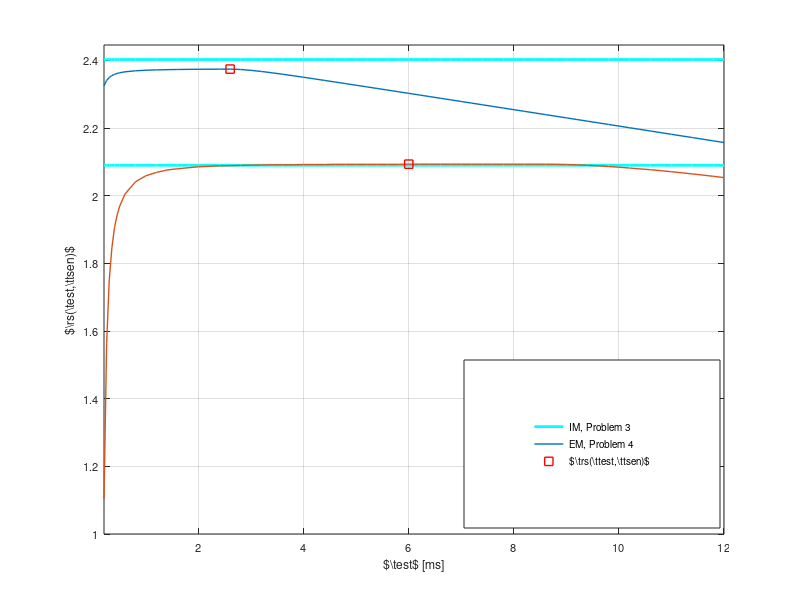

Write MATLAB code to recreate this figure. (Note: this script raises an error after producing the figure.)
%%%%%%%%%%%%%%%%%%%%%%%%%%%%%%%%%%%%%%%%%%%%%%%%%%%%%%%%%%%%%%%%%%%%%%%%%%%
%                                                      
%
%                                
%        Description: This m-file considers the Throughput-Sesning time 
%        tradeoff with SNR estimation for the fading channel. In this m-script  
%        the long term analysis is investigted that is, considering invidual 
%        frame. Hence, the SNR is considered constant for the time interval 
%        (tau_est + tau_sen). 
%
%        Clearly the recieved power is distributed according to non central
%        chi-2 distribution, which can be approximated as Gaussian 
%        distribution for large sample count (This again needs an analysis, 
%        on how good is the approximation is?)
%        
%        The simulation is performed to show the following:
%        1) Analyse the throughput vs sensing for different cases 
%           - Ideal case, when SNR is known at the ST (i)
%           - Outage Constraint   
%        2) Confirm the theoretical analysis vs simulation results
%
%        Created on: 22.01.16
%        Last modified: 22.01.16
%        Revision History: 22.01.16 --> File generated   
%  
%%%%%%%%%%%%%%%%%%%%%%%%%%%%%%%%%%%%%%%%%%%%%%%%%%%%%%%%%%%%%%%%%%%%%%%%%%%

clear all;
close all;
clc;
%warning off;


                                                                                % Enable( = 1) to perform simulation, theoretical analysis
th = 00;                                                                        % disable ( = 0) to plot curves, data is read from a file
                                                                                % Theoretical anaylsis is also included of simulation as
                                                                                % numerical integration is involved
%%%%%%%%%%%%%%%%%%%%%%%%%%%%%%%%%%%%%%%%%%%%%%%%%%%%%%%%%%%%%%%%%%%%%%%%%%%
%   Parameters
%%%%%%%%%%%%%%%%%%%%%%%%%%%%%%%%%%%%%%%%%%%%%%%%%%%%%%%%%%%%%%%%%%%%%%%%%%%
P_s = 10^(-10/10);                                                              % Power transmitted by ST, the SNR received at SR 
P_p = 10^(-00/10);                                                              % Power transmitted by PT, the SNR received at SR 
                                                                                % varried using this parameter
noise_power = 10^(-100/10);                                                     % noise power -100 dBm
f_s = 1e6;                                                                      % 1 MHz one band
K = 0.1 * f_s;                                                                  % K = Total number of samples in a frame = T * f_s, T = 100 ms WRAN standard
g_p1_true = 10^(-100/10);                                                       % True Path loss between ST and PR   
g_p2_true = 10^(-100/10);                                                       % True Path loss between PR and SR   
g_s_true = 10^(-080/10);                                                        % True Path loss between ST and SR 
P_H0 = 0.8;                                                                     % Probability of Hypothesis 0
P_d_d = 0.90;                                                                   % Constraint on Probability of detection P_d
mu = 0.05;                                                                      % Outage Probability on probability of detection
m_s = [500];                                                      % Nakagam-m parameter
m_p2 = [500];                                                     % Nakagam-m parameter
N_s = 1;                                                                        % Number of Pilot Symobols 
est_er = noise_power/N_s;                                                       % Variance of the Estimation error for h_s 

num_test_points = 10000;                                                        % Test points for evaluating threshold 

    
%%%%%%%%%%%%%%%%%%%%%%%%%%%%%%%%%%%%%%%%%%%%%%%%%%%%%%%%%%%%%%%%%%%%%%%%%%%
%   Theoretical analysis
%%%%%%%%%%%%%%%%%%%%%%%%%%%%%%%%%%%%%%%%%%%%%%%%%%%%%%%%%%%%%%%%%%%%%%%%%%%
if th
   %% Theoretical parameters
    % m  = [0.5 0.8]
    %N_est_th = [15000:400:35000];                                                 % N_est_th = number of samples used for estimation = tau * f_s 
    %N_sen_th = [2000:300:35000];                                                 % N = includes the time in samples, for the ideal3case their is no
    
    % m  = [1 1.5]
    %N_est_th = [100:50:500,600:200:12000];                                      % N_est_th = number of samples used for estimation = tau * f_s 
    %N_sen_th = [100:100:25000];                                                 % N = includes the time in samples, for the ideal3case their is no
    
    %m = [2 3]
    %N_est_th = [10:10:50,60:30:2500];                                           % N_est_th = number of samples used for estimation = tau * f_s 
    %N_sen_th = [10:10:2600];                                                    % N = includes the time in samples, for the ideal case their is no
    
    %m = [4 5 10 50 100]
    N_est_th = [10:10:50,60:20:600];                                            % N_est_th = number of samples used for estimation = tau * f_s 
    N_sen_th = [10:5:600];                                                      % N = includes the time in samples, for the ideal case their is no
    
    % estimation time hence sensing time = N_th and the throughput will 
                                                                                % attain a nonzero value. For the accurate, the energy walls sensing 
                                                                                % time begin after the estimation of the rcvd energy is performed.
                                                                                % N_sen = N_th - N_est
    P_f_id_th = zeros(length(m_p2),length(N_est_th),length(N_sen_th));          % Probability of false alarm ideal case
    P_f_oc_th = zeros(length(m_p2),length(N_est_th),length(N_sen_th));          % Probability of false alarm outage case

    P_d_id_th = zeros(length(m_p2),length(N_est_th),length(N_sen_th));          % Probability of detection at ST ideal case
    P_d_oc_th = zeros(length(m_p2),length(N_est_th),length(N_sen_th));          % Probability of detection at ST outage case
    
    
    R_id_th = zeros(length(m_p2),length(N_est_th),length(N_sen_th));            % Throughput at SR ideal case
    R_oc_th = zeros(length(m_p2),length(N_est_th),length(N_sen_th));            % Throughput at SR outage case

    P_f_id_opt_th = zeros(length(m_p2),length(N_est_th));                       % Probability of false alarm ideal case @ Opt sen time
    P_f_oc_opt_th = zeros(length(m_p2),length(N_est_th));                       % Probability of false alarm outage case @ Opt sen time

    P_d_id_opt_th = zeros(length(m_p2),length(N_est_th));                       % Probability of detection at ST ideal case @ Opt sen time
    P_d_oc_opt_th = zeros(length(m_p2),length(N_est_th));                       % Probability of detection at ST outage case @ Opt sen time
    
    
    R_id_opt_th = zeros(length(m_p2), length(N_est_th));                        % Throughput at SR ideal case @ Opt sen time
    R_oc_opt_th = zeros(length(m_p2), length(N_est_th));                        % Throughput at SR outage case @ Opt sen time

    N_id_opt_th = zeros(length(m_p2), length(N_est_th));                        % Sensing time at SR ideal case @ Opt sen time
    N_oc_opt_th = zeros(length(m_p2), length(N_est_th));                        % Sensing time at SR outage case @ Opt sen time
    
    for i=1:length(m_p2) 
        disp(strcat('mp2 = ',num2str(m_p2(i)))); 
        
       %% Expected Rate
        func_C0 = @(t) log2(1 + t * g_s_true * P_s / noise_power) .*...
            1/gamma(m_s(i)) * m_s(i)^(m_s(i)) .* t.^(m_s(i) - 1) .* exp(-m_s(i) * t);
        func_C1 = @(t, u) log2(1 + t * g_s_true * P_s ./ (P_p * u * g_p2_true + noise_power)) .*...
            1/gamma(m_s(i)) * m_s(i)^(m_s(i)) .* t.^(m_s(i) - 1) .* exp(-m_s(i) * t) .*...
            1/gamma(m_p2(i)) * m_p2(i)^(m_p2(i)) .* u.^(m_p2(i) - 1) .* exp(-m_p2(i) * u);
        C_0_id_th = integral(func_C0, 0, 100);
        C_1_id_th = integral2(func_C1, 0, 100, 0, 100);
        
        for j=1:length(N_est_th)
            disp(strcat('N_est_th = ',num2str(N_est_th(j))));   
            [C_0_oc_th, C_1_oc_th] = calc_capacities_fad(P_p, P_s, g_p2_true, g_s_true,...
            noise_power, noise_power/N_s, N_est_th(j), N_s, m_p2(i), m_s(i));
            parfor k=1:length(N_sen_th)
                %disp(strcat('N_sen_th = ',num2str(N_sen_th(k))));     
                M = 1e2;                                                                % Number of realizations 
                epsilon_id_th = 0;
                epsilon_oc_th = 0;    
                P_rcvd_sim = zeros(1, M);

                if 1 %% This part is executed only once since ideal case is insensitive to 
                    %% Determining the performance meteric R for all the different cases
                    %% Ideal         
                    %% Threshold  
                     if 1       % 1) Determining threshold by considering the outage constraint on the P_d
                        epsilon_id_th = (2/(N_sen_th(k))*(P_p * g_p1_true * gammaincinv(1 - mu, m_p2(i), 'upper')/m_p2(i)  +...
                        noise_power) * gammaincinv(P_d_d, N_sen_th(k)/2, 'upper')); 

                     %% Probability of detection
                        func_exp_P_d = @(t) gammainc(N_sen_th(k) * epsilon_id_th./...
                            (2 *( t *g_p1_true + noise_power)), N_sen_th(k)/2, 'upper') .*...
                            1/gamma(m_p2(i)) * m_p2(i)^(m_p2(i)) .* t.^(m_p2(i) - 1) .* exp(-m_p2(i) * t);
                        P_d_id_th(i,j,k) = integral(func_exp_P_d, 0, 100);

                     else       % 2) Conventional way: Determining threshold for a certain value of P_d = P_d_d      
                         g_p1_sim = random('gam',m_p2(i), g_p2_true/m_p2(i), 1, M);                       % Power gain for the channel g_p2 (including path loss)
                         for l=1:M
                            P_rcvd_sim(l) = mean(random('norm',...
                                random('norm',0, sqrt(P_p * g_p1_sim(l)), 1, N_sen_th(k)),...
                                sqrt(noise_power), 1, N_sen_th(k)).^2);
                         end
                         test_points = linspace(min(P_rcvd_sim), max(P_rcvd_sim), num_test_points);
                         P_d_id = zeros(1,num_test_points);
                         for l=1:num_test_points
                            func_P_rcvd = @(t) gammainc(N_sen_th(k) * test_points(l)./...
                                (2 * (t * P_p * g_p2_true +  noise_power)), N_sen_th(k)/2, 'upper') .*...
                                1/gamma(m_p2(i)) * m_p2(i)^(m_p2(i)) .* t.^(m_p2(i) - 1) .* exp(- m_p2(i) * t);
                            P_d_id(l) = integral(func_P_rcvd, 0, 100);
                            if P_d_id(l) < P_d_d
                                epsilon_id_th = test_points(l);
                                P_d_id_th(i,j,k) = P_d_id(l);
                                break;
                            end
                         end
                    end 

                   %% Probability of false alarm 
                    P_f_id_th(i,j,k) = gammainc(N_sen_th(k) * epsilon_id_th/(2 * noise_power), N_sen_th(k)/2, 'upper');



                    R_id_th(i,j,k) = (K - N_sen_th(k))/K * (P_H0 * (1 -  P_f_id_th(i,j,k)) * C_0_id_th +...
                        (1 - P_H0) * (1 - P_d_id_th(i,j,k)) * C_1_id_th);                     
                end


                if N_sen_th(k) >= N_est_th(j)
                   N_sen_ni_th = N_sen_th(k);% - N_est_th;

                   %% Outage case
                    if 1
                      %% Threshold  
                        test_points = linspace(0.1 * epsilon_id_th, 1.5 * epsilon_id_th, num_test_points);
                        P_d_oc = zeros(1,num_test_points);
                        for l=1:num_test_points
                           func_P_d = @(t) gammainc(N_est_th(j) * N_sen_ni_th * test_points(l)./...
                               (4 * (P_p * g_p1_true * t + noise_power) * gammaincinv(P_d_d, N_sen_ni_th/2, 'upper')),...
                               N_est_th(j)/2, 'upper') .*...
                               1/gamma(m_p2(i)) * m_p2(i)^(m_p2(i)) .* t.^(m_p2(i) - 1) .* exp(- m_p2(i) * t); 
                           P_d_oc(l) = integral(func_P_d, 0, 100);
                           %P_d_oc(j) = gammainc(N_est_th * N_sen_ni_th * test_points(j)./...
                           %    (4 * (P_p * g_p1_true + noise_power) * gammaincinv(P_d_d, N_sen_ni_th/2, 'upper')),  N_est_th/2, 'upper') .*...
                           %    1; 

                            if P_d_oc(l) <= 1 - mu 
                                epsilon_oc_th = test_points(l);


                              %% Evaluate the intergral using the distribution function
                                if 1
                                    x_pts = linspace(0,1,10000);
                                    CDF_pts = zeros(1,length(x_pts));
                                    for l=1:length(x_pts)
                                        func_P_d = @(t) 1 - gammainc(N_est_th(j) * N_sen_ni_th * epsilon_oc_th./...
                                            (4 * (P_p * g_p1_true * t + noise_power) * gammaincinv(x_pts(l),...
                                            N_sen_ni_th/2, 'upper')),  N_est_th(j)/2, 'upper') .*...
                                            1/gamma(m_p2(i)) * m_p2(i)^(m_p2(i)) .* t.^(m_p2(i) - 1) .* exp(- m_p2(i) * t); 
                                        CDF_pts(l) = integral(func_P_d, 0, 100);
                                    end
                                    PDF_pts = diff(CDF_pts);
                                    P_d_oc_th(i,j,k) = sum(PDF_pts .* x_pts(2:end));
                                else

                                    func_P_d = @(u, t) u .* exp(gammaln(N_sen_ni_th/2) - gammaln(N_est_th/2) -... 
                                        epsilon_oc_th * N_est_th * N_sen_ni_th./ (4 * (t * P_p * g_p1_true + noise_power) .*...
                                        gammaincinv(u ,N_sen_ni_th/2,'upper')) + gammaincinv(u, N_sen_ni_th/2,'upper') +...
                                        N_est_th/2 * log(epsilon_oc_th * N_sen_ni_th * N_est_th./ (4 * (t * P_p * g_p1_true + noise_power) .*...
                                        gammaincinv(u, N_sen_ni_th/2,'upper'))) +...
                                        (N_sen_ni_th/2) * log(1./gammaincinv(u, N_sen_ni_th/2,'upper'))) .*...
                                        1/gamma(m_p2(i)) * m_p2(i)^(m_p2(i)) .* t.^(m_p2(i) - 1) .* exp(-m_p2(i) * t);
                                     P_d_oc_th(i,j,k) = integral2(func_P_d, 0, 1, 0, 100);
                                end
                                break;
                            end
                        end


                      %% Probability of false alarm and expected probability of dectection
                        P_f_oc_th(i,j,k) = gammainc(N_sen_ni_th * epsilon_oc_th/(2 * noise_power), N_sen_ni_th/2, 'upper');

                        R_oc_th(i,j,k) = (K - N_sen_th(k))/K * (P_H0 * (1 -  P_f_oc_th(i,j,k)) * C_0_oc_th +...
                        (1 - P_H0) * (1 - P_d_oc_th(i,j,k)) * C_1_oc_th);
                        %disp(strcat('epsilon_oc_th  = ',num2str(epsilon_oc_th))); 
                        %disp(strcat('R_oc_th(i,j,k)  = ',num2str(R_oc_th(i,j,k)))); 
                        %disp(strcat('P_d_oc_th(i,j,k)  = ',num2str(P_d_oc_th(i,j,k))));
                        %disp(strcat('P_f_oc_th(i,j,k)  = ',num2str(P_f_oc_th(i,j,k)))); 
                    end
                end
            end
            % The probability of detecttion and probability of false alarm at optimum sensing time
            % ideal model
            [temp_id index_id] = max(R_id_th(i,1,:));
            N_id_opt_th(i,j) = N_sen_th(index_id);
            R_id_opt_th(i,j) = R_id_th(i,1,index_id);
            P_f_id_opt_th(i,j) = P_f_id_th(i,1,index_id);
            P_d_id_opt_th(i,j) = P_d_id_th(i,1,index_id);

            % outage constraint case
            [temp_oc index_oc] = max(R_oc_th(i,j,:));
            N_oc_opt_th(i,j) = N_sen_th(index_oc);
            R_oc_opt_th(i,j) = R_oc_th(i,j,index_oc);
            P_f_oc_opt_th(i,j) = P_f_oc_th(i,j,index_oc);
            P_d_oc_opt_th(i,j) = P_d_oc_th(i,j,index_oc);
            
            disp(strcat('N_id_opt_th(i,j) = ',num2str(N_id_opt_th(i,j)))); 
            disp(strcat('N_oc_opt_th(i,j) = ',num2str(N_oc_opt_th(i,j)))); 
            disp(strcat('P_f_id_opt_th(i,j) = ',num2str(P_f_id_opt_th(i,j)))); 
            disp(strcat('P_f_oc_opt_th(i,j) = ',num2str(P_f_oc_opt_th(i,j))));
            disp(strcat('P_d_id_opt_th(i,j) = ',num2str(P_d_id_opt_th(i,j)))); 
            disp(strcat('P_d_oc_opt_th(i,j) = ',num2str(P_d_oc_opt_th(i,j)))); 
            disp(strcat('R_ic_opt_th(i,j) = ',num2str(R_id_opt_th(i,j)))); 
            disp(strcat('R_oc_opt_th(i,j) = ',num2str(R_oc_opt_th(i,j)))); 
            
            save('results_opt_thr_vs_est_time_sen_time_fading_m_500.mat');
        end
    end
    quit;
end

if 1
    %%%%%%%%%%%%%%%%%%%%%%%%%%%%%%%%%%%%%%%%%%%%%%%%%%%%%%%%%%%%%%%%%%%%%%%%%%%
    %   Plot curves theoretical analysis --  Optimum throughput vs est time    
    %%%%%%%%%%%%%%%%%%%%%%%%%%%%%%%%%%%%%%%%%%%%%%%%%%%%%%%%%%%%%%%%%%%%%%%%%%%
    load('results_opt_thr_vs_est_time_sen_time_fading.mat'); 
    Fontsize = 8;
    index = [3:1:length(N_est_th)];% [1,5:3:14,15:4:length(N_est_th)];
    figure(1);
        
    %% m = 1.5
    k = 1;
    [R_oc_opt_sen_opt_est_th index_opt] = max(R_oc_opt_th(k,:));
    N_oc_opt_sen_opt_est_th = N_est_th(index_opt);    
    h1 = plot(N_est_th(index) * 1e-3, R_id_opt_th(k, index), 'c', 'LineWidth',2);
    hold on,
    h2 = plot(N_est_th(index) * 1e-3, R_oc_opt_th(k, index), 'LineStyle', '-', 'LineWidth', 1);
    hold on,
    h3 = plot(N_oc_opt_sen_opt_est_th * 1e-3, R_oc_opt_sen_opt_est_th, 'rs', 'LineWidth',1, 'HandleVisibility','off');

    
    %% m = 1
    k = 2;
    [R_oc_opt_sen_opt_est_th index_opt] = max(R_oc_opt_th(k,:));
    N_oc_opt_sen_opt_est_th = N_est_th(index_opt);    
    hold on,
    plot(N_est_th(index) * 1e-3, R_id_opt_th(k, index), 'c', 'LineWidth',2);
    hold on,
    plot(N_est_th(index) * 1e-3, R_oc_opt_th(k, index), 'LineStyle', '-', 'LineWidth', 1);
    hold on,
    plot(N_oc_opt_sen_opt_est_th * 1e-3, R_oc_opt_sen_opt_est_th, 'rs', 'LineWidth',1, 'HandleVisibility','off');

    if 0
        figure(2);
        h1 = plot(N_sen_th * 1e-3, reshape(R_oc_th(1,17,:), 1, length(N_sen_th)), 'c', 'LineWidth',2);        
    end
    
    
    %%%%%%%%%%%%%%%%%%%%%%%%%%%%%%%%%%%%%%%%%%%%%%%%%%%%%%%%%%%%%%%%%%%%%%%%%%%
    %   Plot curves cosmetic makeover
    %%%%%%%%%%%%%%%%%%%%%%%%%%%%%%%%%%%%%%%%%%%%%%%%%%%%%%%%%%%%%%%%%%%%%%%%%%%

    grid on;
    axis([min(N_est_th(index)) * 1e-3 max(N_est_th(index)) * 1e-3 1  max(R_oc_opt_th(1, index)) * 1.03]);
    ylabel('$\rs(\test,\ttsen)$','FontSize',Fontsize);
    xlabel('$\test$ [ms]','FontSize',Fontsize);
    %hl = legend([h1 h2 h3 h5 h4],'$\rs$', '$\rsac$', '$\rsoc$', '$\ttsen$', 'Sim');
    hl = legend([h1 h2 h3],'IM, Problem 3', 'EM, Problem 4', '$\trs(\ttest,\ttsen)$');
    %set(hl, 'position',[0.725 0.12 0.15 0.31]);
    set(hl, 'position',[0.58 0.12 0.32 0.28]);
    set(gca,'FontSize',Fontsize);

    laprint(1, '../figures/fig_opt_thr_vs_est_time_fading', 'options', 'factory', 'width', 8, 'scalefonts',...
        'on', 'factor',0.5, 'keepfontprops', 'on');
end


if 1
    %%%%%%%%%%%%%%%%%%%%%%%%%%%%%%%%%%%%%%%%%%%%%%%%%%%%%%%%%%%%%%%%%%%%%%%%%%%
    %   Plot curves theoretical analysis --  Detection Probability vs est time    
    %%%%%%%%%%%%%%%%%%%%%%%%%%%%%%%%%%%%%%%%%%%%%%%%%%%%%%%%%%%%%%%%%%%%%%%%%%%
    load('results_opt_thr_vs_est_time_sen_time_fading.mat'); 
    Fontsize = 8;
    index = [3:1:length(N_est_th)];
    figure(2);

        
    %% m = 1.5
    k = 1;
    h1 = plot(N_est_th(index) * 1e-3, P_d_id_opt_th(k, index), 'c', 'LineWidth',2);
    hold on,
    h2 = plot(N_est_th(index) * 1e-3, P_d_oc_opt_th(k, index), 'LineStyle', '-', 'LineWidth', 1);

    
    %% m = 1
    k = 2;    
    hold on,
    plot(N_est_th(index) * 1e-3, P_d_id_opt_th(k, index), 'c', 'LineWidth',2);
    hold on,
    plot(N_est_th(index) * 1e-3, P_d_oc_opt_th(k, index), 'LineStyle', '-', 'LineWidth', 1);

    
    %%%%%%%%%%%%%%%%%%%%%%%%%%%%%%%%%%%%%%%%%%%%%%%%%%%%%%%%%%%%%%%%%%%%%%%%%%%
    %   Plot curves cosmetic makeover
    %%%%%%%%%%%%%%%%%%%%%%%%%%%%%%%%%%%%%%%%%%%%%%%%%%%%%%%%%%%%%%%%%%%%%%%%%%%

    grid on;
    axis([min(N_est_th(index)) * 1e-3 max(N_est_th(index)) * 1e-3 0.95 0.98]);
    ylabel('$\e{\epd, \phpo}{\epd}$','FontSize',Fontsize);
    xlabel('$\test$ [ms]','FontSize',Fontsize);
    %hl = legend([h1 h2 h3 h5 h4],'$\rs$', '$\rsac$', '$\rsoc$', '$\ttsen$', 'Sim');
    hl = legend([h1 h2],'IM, Problem 3', 'EM, Problem 4');
    %set(hl, 'position',[0.725 0.12 0.15 0.31]);
    set(hl, 'position',[0.58 0.72 0.32 0.2]);
    set(gca,'FontSize',Fontsize);
    set(gca, 'YTick', [0.95 0.96 0.97 0.98]);    
    laprint(2, '../figures/fig_P_d_vs_est_time_fading', 'options', 'factory', 'width', 8, 'scalefonts',...
        'on', 'factor',0.5, 'keepfontprops', 'on');
end

if 1
    %%%%%%%%%%%%%%%%%%%%%%%%%%%%%%%%%%%%%%%%%%%%%%%%%%%%%%%%%%%%%%%%%%%%%%%%%%%
    %   Plot curves theoretical analysis --  False Alarm Probability vs est time    
    %%%%%%%%%%%%%%%%%%%%%%%%%%%%%%%%%%%%%%%%%%%%%%%%%%%%%%%%%%%%%%%%%%%%%%%%%%%
    load('results_opt_thr_vs_est_time_sen_time_fading.mat'); 
    Fontsize = 8;
    figure(3);
   
    zero = 1e-5;
    index = 3:3:length(N_est_th);

    
    %% m = 1.5
    k = 1;
    %% Replace P_f < 10-4 = 0
    %[value index_v]  = find(P_f_id_opt_th(k, :) <= zero)
    %P_f_id_opt_th(k, index_v) = 0;
    %[value index_v]  = find(P_f_oc_opt_th(k, :) <= zero)
    %P_f_oc_opt_th(k, index_v) = 0;       

    
    h1 = semilogy(N_est_th(index) * 1e-3, P_f_id_opt_th(k, index), 'c', 'LineWidth',2);
    hold on,
    h2 = semilogy(N_est_th(index) * 1e-3, P_f_oc_opt_th(k, index), 'LineStyle', '-', 'LineWidth', 1);

    
    %% m = 1
    k = 2;     
    %% Replace P_f < 10-4 = 0   
    %[value index_v]  = find(P_f_id_opt_th(k, :) <= zero)
    %P_f_id_opt_th(k, index_v) = 0;
    %[value index_v]  = find(P_f_oc_opt_th(k, :) <= zero)
    %P_f_oc_opt_th(k, index_v) = 0; 
    
    hold on,
    semilogy(N_est_th(index) * 1e-3, P_f_id_opt_th(k, index), 'c', 'LineWidth',2);
    hold on,
    semilogy(N_est_th(index) * 1e-3, P_f_oc_opt_th(k, index), 'LineStyle', '-', 'LineWidth', 1);

    
    %%%%%%%%%%%%%%%%%%%%%%%%%%%%%%%%%%%%%%%%%%%%%%%%%%%%%%%%%%%%%%%%%%%%%%%%%%%
    %   Plot curves cosmetic makeover
    %%%%%%%%%%%%%%%%%%%%%%%%%%%%%%%%%%%%%%%%%%%%%%%%%%%%%%%%%%%%%%%%%%%%%%%%%%%

    grid on;
    axis([min(N_est_th(index)) * 1e-3 max(N_est_th(index)) * 1e-3 zero  1]);
    ylabel('$\pfa$','FontSize',Fontsize);
    xlabel('$\test$ [ms]','FontSize',Fontsize);
    %hl = legend([h1 h2 h3 h5 h4],'$\rs$', '$\rsac$', '$\rsoc$', '$\ttsen$', 'Sim');
    hl = legend([h1 h2],'IM, Problem 3', 'EM, Problem 4');
    %set(hl, 'position',[0.725 0.12 0.15 0.31]);
    set(hl, 'position',[0.58 0.72 0.32 0.2]);
    set(gca,'FontSize',Fontsize);

    laprint(3, '../figures/fig_P_f_vs_est_time_fading', 'options', 'factory', 'width', 8, 'scalefonts',...
        'on', 'factor',0.5, 'keepfontprops', 'on');
end

if 1
    %%%%%%%%%%%%%%%%%%%%%%%%%%%%%%%%%%%%%%%%%%%%%%%%%%%%%%%%%%%%%%%%%%%%%%%%%%%
    %   Plot curves theoretical analysis --  Optimum throughput vs est time  vs sen time  
    %%%%%%%%%%%%%%%%%%%%%%%%%%%%%%%%%%%%%%%%%%%%%%%%%%%%%%%%%%%%%%%%%%%%%%%%%%%
    %% m = 1.5
    load('results_opt_thr_vs_est_time_sen_time_fading.mat'); 
    Fontsize = 8;
    figure(4);
    k = 1;
    scale1 = 1;
    scale2 = 1;
    temp_R_oc_th = reshape(R_oc_th(k,1:scale1:length(N_est_th), 1:scale2:length(N_sen_th)),...
    length(1:scale1:length(N_est_th)), length(1:scale2:length(N_sen_th)));
    surf(N_sen_th(1:scale2:length(N_sen_th)) * 1e-3, N_est_th(1:scale1:length(N_est_th)) * 1e-3,....
    temp_R_oc_th,...
    'EdgeColor','none','LineStyle','none');    
%     plot3( N_est_th(1:scale1:length(N_est_th)) * 1e-3, N_sen_th(1:scale2:length(N_sen_th)) * 1e-3,....
%     R_oc_th(1:scale1:length(N_est_th), 1:scale2:length(N_sen_th)));

    caxis([0,3.0]);
    axis tight;
    zlabel('$\trs(\test,\tsen)$ [bits/sec/Hz]','FontSize',Fontsize);
    xlabel('$\tsen$ [ms]','FontSize',Fontsize);
    ylabel('$\test$ [ms]','FontSize',Fontsize);
    set(gca,'FontSize',Fontsize);

    [value index] = max(temp_R_oc_th(:));
    [row colummn] = find(temp_R_oc_th == value);

    N_oc_opt_est_th = N_est_th(row);
    N_oc_opt_sen_th = N_sen_th(colummn);
    
    hold on,
    h1 = plot3(N_oc_opt_sen_th * 1e-3, N_oc_opt_est_th * 1e-3, value, 'ws');
 

   %legend([h1], '$\trs(\ttest,\ttsen)$');
    laprint(4, '../figures/fig_opt_thr_vs_est_time_sen_time_fading_m_1_5', 'options', 'factory', 'width', 8, 'scalefonts',...
        'on', 'factor',0.5, 'keepfontprops', 'on');
    
    %% m = 1
    load('results_opt_thr_vs_est_time_sen_time_fading.mat'); 
    Fontsize = 8;
    figure(5);
    k = 2;
    scale1 = 1;
    scale2 = 1;
    temp_R_oc_th = reshape(R_oc_th(k,1:scale1:length(N_est_th), 1:scale2:length(N_sen_th)),...
    length(1:scale1:length(N_est_th)), length(1:scale2:length(N_sen_th)));
    surf(N_sen_th(1:scale2:length(N_sen_th)) * 1e-3, N_est_th(1:scale1:length(N_est_th)) * 1e-3,....
    temp_R_oc_th,...
    'EdgeColor','none','LineStyle','none');    
%     plot3( N_est_th(1:scale1:length(N_est_th)) * 1e-3, N_sen_th(1:scale2:length(N_sen_th)) * 1e-3,....
%     R_oc_th(1:scale1:length(N_est_th), 1:scale2:length(N_sen_th)));

    caxis([0,3.0]);
    axis tight;
    zlabel('$\trs(\test,\tsen)$ [bits/sec/Hz]','FontSize',Fontsize);
    xlabel('$\tsen$ [ms]','FontSize',Fontsize);
    ylabel('$\test$ [ms]','FontSize',Fontsize);
    set(gca,'FontSize',Fontsize);

    [value index] = max(temp_R_oc_th(:));
    [row colummn] = find(temp_R_oc_th == value);

    N_oc_opt_est_th = N_est_th(row);
    N_oc_opt_sen_th = N_sen_th(colummn);
    
    hold on,
    h1 = plot3(N_oc_opt_sen_th * 1e-3, N_oc_opt_est_th * 1e-3, value, 'ws');
 

   %legend([h1], '$\trs(\ttest,\ttsen)$');
    laprint(5, '../figures/fig_opt_thr_vs_est_time_sen_time_fading_m_1', 'options', 'factory', 'width', 8, 'scalefonts',...
        'on', 'factor',0.5, 'keepfontprops', 'on');
    
end
